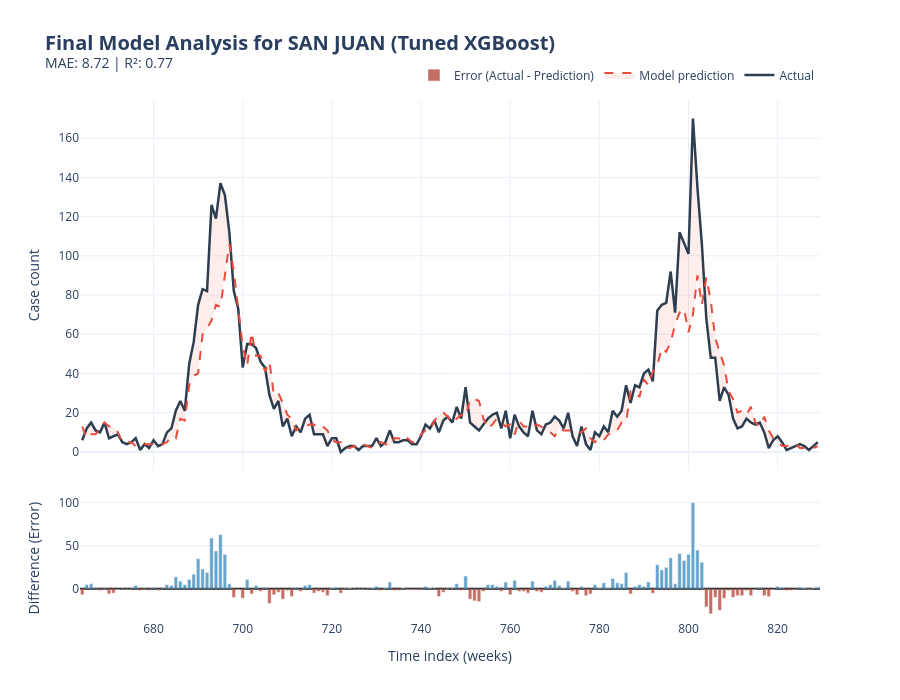
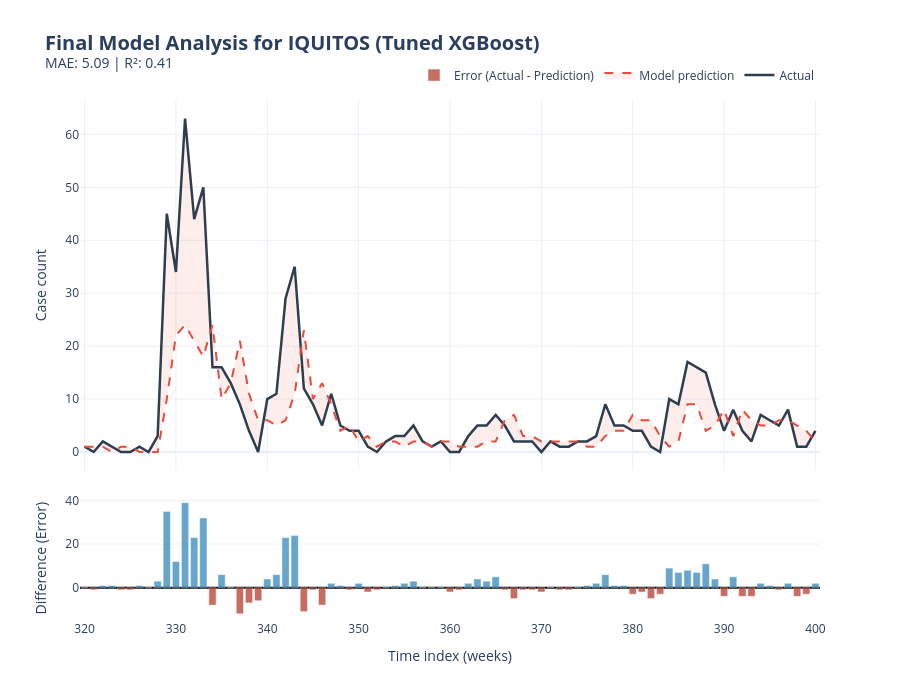

Notebook cell for these charts, in order:
### Code cell
from sklearn.metrics import mean_absolute_error, r2_score
import plotly.graph_objects as go
from plotly.subplots import make_subplots

def plot_enhanced_results_plotly(df_input, model, city_name, is_log_target=True):
    split = int(len(df_input) * 0.8)
    train, test = df_input.iloc[:split], df_input.iloc[split:]

    X_train, y_train = train.drop('total_cases', axis=1), train['total_cases']
    X_test, y_test = test.drop('total_cases', axis=1), test['total_cases']

    if is_log_target:
        model.fit(X_train, np.log1p(y_train))
        preds = np.expm1(model.predict(X_test))
    else:
        model.fit(X_train, y_train)
        preds = model.predict(X_test)

    preds = np.maximum(preds, 0).astype(int)
    mae = mean_absolute_error(y_test, preds)
    r2 = r2_score(y_test, preds)
    residuals = y_test - preds

    fig = make_subplots(
        rows=2, cols=1, shared_xaxes=True,
        row_heights=[0.75, 0.25], vertical_spacing=0.05
    )

    fig.add_trace(go.Scatter(
        x=test.index, y=y_test,
        mode='lines', name='Actual',
        line=dict(color='#2c3e50', width=2.5)
    ), row=1, col=1)

    fig.add_trace(go.Scatter(
        x=test.index, y=preds,
        mode='lines', name='Model prediction',
        line=dict(color='#e74c3c', width=2, dash='dash'),
        fill='tonexty',
        fillcolor='rgba(231, 76, 60, 0.1)'
    ), row=1, col=1)

    colors = ['#2980b9' if r > 0 else "#b03123" for r in residuals]
    fig.add_trace(go.Bar(
        x=test.index, y=residuals,
        marker_color=colors,
        name='Error (Actual - Prediction)',
        opacity=0.7
    ), row=2, col=1)

    fig.update_layout(
        title=dict(
            text=f'<b>Final Model Analysis for {city_name}</b><br><sup>MAE: {mae:.2f} | R²: {r2:.2f}</sup>',
            font=dict(size=20)
        ),
        hovermode='x unified',
        template='plotly_white',
        height=700,
        legend=dict(orientation="h", yanchor="bottom", y=1.02, xanchor="right", x=1)
    )
    fig.update_yaxes(title_text='Case count', row=1, col=1)
    fig.update_yaxes(title_text='Difference (Error)', zeroline=True, zerolinecolor='black', zerolinewidth=2, row=2, col=1)
    fig.update_xaxes(title_text='Time index (weeks)', row=2, col=1)
    fig.show()

# Retrain on 80% for plotly charts (same split as tuning)
plot_enhanced_results_plotly(sj_input, build_xgb(params_sj['XGBoost']), "SAN JUAN (Tuned XGBoost)")
plot_enhanced_results_plotly(iq_input, build_xgb(params_iq['XGBoost']), "IQUITOS (Tuned XGBoost)")

### Figure 1 — Plotly figure (JSON) as saved in the notebook; plotly's stock layout.template omitted (floating-point values rounded to 4 significant figures; data arrays with more than 128 entries replaced by an {"elided": "..."} marker saying what was removed)
{"data": [{"line": {"color": "#2c3e50", "width": 2.5}, "mode": "lines", "name": "Actual", "type": "scatter", "x": {"elided": "166 int values"}, "xaxis": "x", "y": {"elided": "166 int values"}, "yaxis": "y"}, {"fill": "tonexty", "fillcolor": "rgba(231, 76, 60, 0.1)", "line": {"color": "#e74c3c", "dash": "dash", "width": 2}, "mode": "lines", "name": "Model prediction", "type": "scatter", "x": {"elided": "166 int values"}, "xaxis": "x", "y": {"elided": "166 int values"}, "yaxis": "y"}, {"marker": {"color": {"elided": "166 str values"}}, "name": "Error (Actual - Prediction)", "opacity": 0.7, "type": "bar", "x": {"elided": "166 int values"}, "xaxis": "x2", "y": {"elided": "166 int values"}, "yaxis": "y2"}], "layout": {"height": 700, "hovermode": "x unified", "legend": {"orientation": "h", "x": 1, "xanchor": "right", "y": 1.02, "yanchor": "bottom"}, "title": {"font": {"size": 20}, "text": "<b>Final Model Analysis for SAN JUAN (Tuned XGBoost)</b><br><sup>MAE: 8.72 | R²: 0.77</sup>"}, "xaxis": {"anchor": "y", "domain": [0, 1], "matches": "x2", "showticklabels": false}, "xaxis2": {"anchor": "y2", "domain": [0, 1], "title": {"text": "Time index (weeks)"}}, "yaxis": {"anchor": "x", "domain": [0.2875, 1.0], "title": {"text": "Case count"}}, "yaxis2": {"anchor": "x2", "domain": [0, 0.2375], "title": {"text": "Difference (Error)"}, "zeroline": true, "zerolinecolor": "black", "zerolinewidth": 2}}}

### Figure 2 — Plotly figure (JSON) as saved in the notebook; plotly's stock layout.template omitted (floating-point values rounded to 4 significant figures)
{"data": [{"line": {"color": "#2c3e50", "width": 2.5}, "mode": "lines", "name": "Actual", "type": "scatter", "x": [320, 321, 322, 323, 324, 325, 326, 327, 328, 329, 330, 331, 332, 333, 334, 335, 336, 337, 338, 339, 340, 341, 342, 343, 344, 345, 346, 347, 348, 349, 350, 351, 352, 353, 354, 355, 356, 357, 358, 359, 360, 361, 362, 363, 364, 365, 366, 367, 368, 369, 370, 371, 372, 373, 374, 375, 376, 377, 378, 379, 380, 381, 382, 383, 384, 385, 386, 387, 388, 389, 390, 391, 392, 393, 394, 395, 396, 397, 398, 399, 400], "xaxis": "x", "y": [1, 0, 2, 1, 0, 0, 1, 0, 3, 45, 34, 63, 44, 50, 16, 16, 13, 9, 4, 0, 10, 11, 29, 35, 12, 9, 5, 11, 5, 4, 4, 1, 0, 2, 3, 3, 5, 2, 1, 2, 0, 0, 3, 5, 5, 7, 5, 2, 2, 2, 0, 2, 1, 1, 2, 2, 3, 9, 5, 5, 4, 4, 1, 0, 10, 9, 17, 16, 15, 9, 4, 8, 4, 2, 7, 6, 5, 8, 1, 1, 4], "yaxis": "y"}, {"fill": "tonexty", "fillcolor": "rgba(231, 76, 60, 0.1)", "line": {"color": "#e74c3c", "dash": "dash", "width": 2}, "mode": "lines", "name": "Model prediction", "type": "scatter", "x": [320, 321, 322, 323, 324, 325, 326, 327, 328, 329, 330, 331, 332, 333, 334, 335, 336, 337, 338, 339, 340, 341, 342, 343, 344, 345, 346, 347, 348, 349, 350, 351, 352, 353, 354, 355, 356, 357, 358, 359, 360, 361, 362, 363, 364, 365, 366, 367, 368, 369, 370, 371, 372, 373, 374, 375, 376, 377, 378, 379, 380, 381, 382, 383, 384, 385, 386, 387, 388, 389, 390, 391, 392, 393, 394, 395, 396, 397, 398, 399, 400], "xaxis": "x", "y": [1, 1, 1, 0, 1, 1, 0, 0, 0, 10, 22, 24, 21, 18, 24, 10, 13, 21, 11, 6, 6, 5, 6, 11, 23, 10, 13, 9, 4, 5, 2, 3, 1, 2, 2, 1, 2, 2, 1, 2, 2, 1, 1, 1, 2, 2, 6, 7, 3, 3, 2, 2, 2, 2, 2, 1, 1, 3, 4, 4, 7, 6, 6, 3, 1, 2, 9, 9, 4, 5, 8, 3, 8, 6, 5, 5, 6, 6, 5, 4, 2], "yaxis": "y"}, {"marker": {"color": ["#b03123", "#b03123", "#2980b9", "#2980b9", "#b03123", "#b03123", "#2980b9", "#b03123", "#2980b9", "#2980b9", "#2980b9", "#2980b9", "#2980b9", "#2980b9", "#b03123", "#2980b9", "#b03123", "#b03123", "#b03123", "#b03123", "#2980b9", "#2980b9", "#2980b9", "#2980b9", "#b03123", "#b03123", "#b03123", "#2980b9", "#2980b9", "#b03123", "#2980b9", "#b03123", "#b03123", "#b03123", "#2980b9", "#2980b9", "#2980b9", "#b03123", "#b03123", "#b03123", "#b03123", "#b03123", "#2980b9", "#2980b9", "#2980b9", "#2980b9", "#b03123", "#b03123", "#b03123", "#b03123", "#b03123", "#b03123", "#b03123", "#b03123", "#b03123", "#2980b9", "#2980b9", "#2980b9", "#2980b9", "#2980b9", "#b03123", "#b03123", "#b03123", "#b03123", "#2980b9", "#2980b9", "#2980b9", "#2980b9", "#2980b9", "#2980b9", "#b03123", "#2980b9", "#b03123", "#b03123", "#2980b9", "#2980b9", "#b03123", "#2980b9", "#b03123", "#b03123", "#2980b9"]}, "name": "Error (Actual - Prediction)", "opacity": 0.7, "type": "bar", "x": [320, 321, 322, 323, 324, 325, 326, 327, 328, 329, 330, 331, 332, 333, 334, 335, 336, 337, 338, 339, 340, 341, 342, 343, 344, 345, 346, 347, 348, 349, 350, 351, 352, 353, 354, 355, 356, 357, 358, 359, 360, 361, 362, 363, 364, 365, 366, 367, 368, 369, 370, 371, 372, 373, 374, 375, 376, 377, 378, 379, 380, 381, 382, 383, 384, 385, 386, 387, 388, 389, 390, 391, 392, 393, 394, 395, 396, 397, 398, 399, 400], "xaxis": "x2", "y": [0, -1, 1, 1, -1, -1, 1, 0, 3, 35, 12, 39, 23, 32, -8, 6, 0, -12, -7, -6, 4, 6, 23, 24, -11, -1, -8, 2, 1, -1, 2, -2, -1, 0, 1, 2, 3, 0, 0, 0, -2, -1, 2, 4, 3, 5, -1, -5, -1, -1, -2, 0, -1, -1, 0, 1, 2, 6, 1, 1, -3, -2, -5, -3, 9, 7, 8, 7, 11, 4, -4, 5, -4, -4, 2, 1, -1, 2, -4, -3, 2], "yaxis": "y2"}], "layout": {"height": 700, "hovermode": "x unified", "legend": {"orientation": "h", "x": 1, "xanchor": "right", "y": 1.02, "yanchor": "bottom"}, "title": {"font": {"size": 20}, "text": "<b>Final Model Analysis for IQUITOS (Tuned XGBoost)</b><br><sup>MAE: 5.09 | R²: 0.41</sup>"}, "xaxis": {"anchor": "y", "domain": [0, 1], "matches": "x2", "showticklabels": false}, "xaxis2": {"anchor": "y2", "domain": [0, 1], "title": {"text": "Time index (weeks)"}}, "yaxis": {"anchor": "x", "domain": [0.2875, 1.0], "title": {"text": "Case count"}}, "yaxis2": {"anchor": "x2", "domain": [0, 0.2375], "title": {"text": "Difference (Error)"}, "zeroline": true, "zerolinecolor": "black", "zerolinewidth": 2}}}
